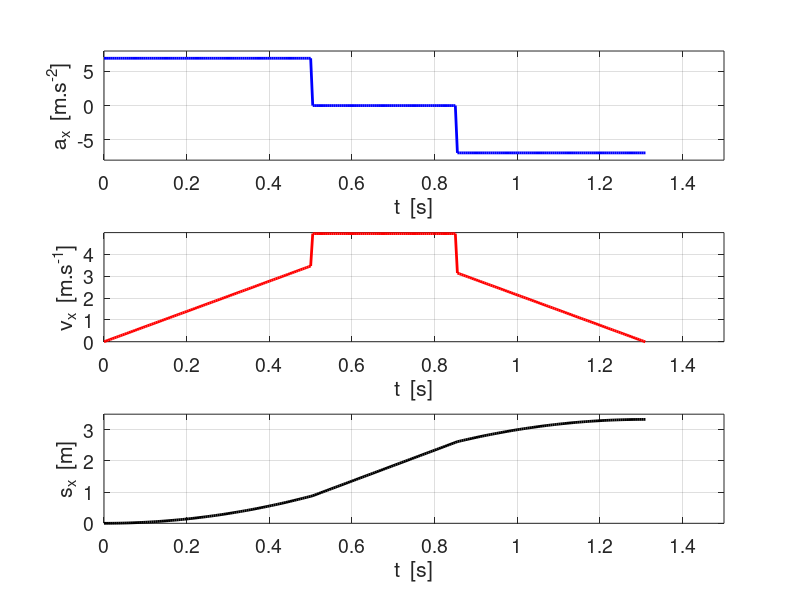
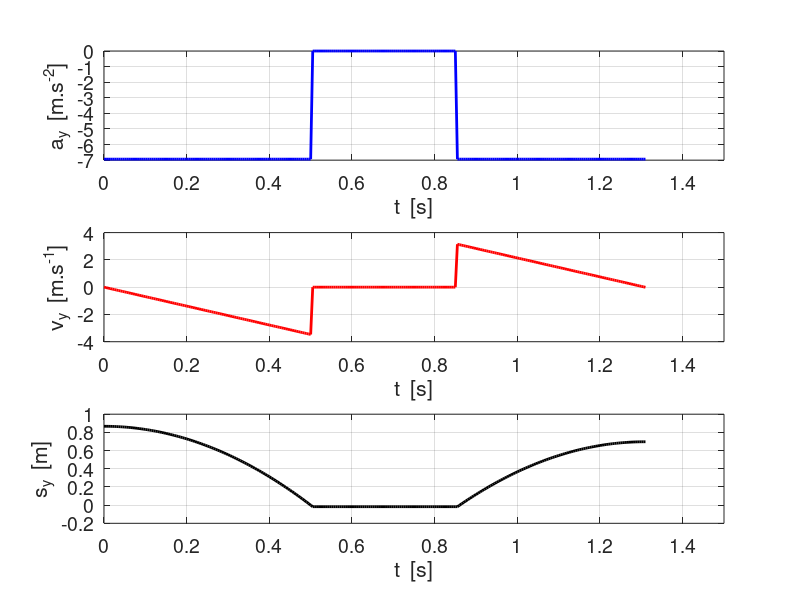

MATLAB code for these plots, in order:
% sp10A.m

clear all
close all
clc

g = 9.81;
d = 0.5*g*sind(45)*0.5^2;

t = 0;
dt = 0.005;
sx = 0; sy = d;
vx = 0; vy =0;

ax(1) =  g*sind(45);
ay(1) = -g*sind(45);

flagA = 0;
flagB = 0;
flagC = 0;
c = 1;
while vx >= 0
  vx(c+1) = vx(c) + ax(c)*dt;
  sx(c+1) = sx(c) + vx(c)*dt + 0.5*ax(c)*dt^2;
  
  vy(c+1) = vy(c) + ay(c)*dt;
  sy(c+1) = sy(c) + vy(c)*dt + 0.5*ay(c)*dt^2;
  t(c+1) = t(c) + dt;
  c = c + 1;
  
  ax(c) = g*sind(45);
  ay(c) = -g*sind(45);
  
  if sx(c) > d
    ax(c) = 0;
    ay(c) = 0;
     if flagA == 0
       vx(c) = sqrt(vx(c)^2 + vy(c)^2);
       vy(c)= 0;
     end
  end

  if sx(c) > 3*d
      flagA = 1;
      ax(c) = -g*sind(45);
      ay(c) = -g*sind(45);
      if flagC == 0
         vy(c) = sqrt(2*vx(c-1));
         vx(c) = sqrt(2*vx(c-1));
         flagC = 1; 
      end
  end    
end

figure(1)
set(gcf,'units','normalized','position',[0.01 0.2 0.23 0.62]);
subplot(3,1,1)
plot(t,ax,'b','linewidth',2);
grid on
xlabel('t  [s]');
ylabel('a_x  [m.s^{-2}]');
set(gca,'fontsize',14);
set(gca,'xLim',[0 1.5]);
set(gca,'yTick',-10:5:10);

subplot(3,1,2)
plot(t,vx,'r','linewidth',2)
grid on
xlabel('t  [s]');
ylabel('v_x  [m.s^{-1}]');
set(gca,'fontsize',14);
set(gca,'xLim',[0 1.5]);
set(gca,'yLim',[0 5]);
set(gca,'yTick',0:1:4);

subplot(3,1,3);
plot(t,sx,'k','linewidth',2);
grid on
xlabel('t  [s]');
ylabel('s_x  [m]');
set(gca,'fontsize',14);
set(gca,'xLim',[0 1.5]);
set(gca,'yTick',0:1:4);


figure(2)
set(gcf,'units','normalized','position',[0.41 0.2 0.23 0.62]);
subplot(3,1,1)
plot(t,ay,'b','linewidth',2);
grid on
xlabel('t  [s]');
ylabel('a_y  [m.s^{-2}]');
set(gca,'fontsize',14);
set(gca,'xLim',[0 1.5]);
% set(gca,'yTick',-10:5:10);

subplot(3,1,2)
plot(t,vy,'r','linewidth',2)
grid on
xlabel('t  [s]');
ylabel('v_y  [m.s^{-1}]');
set(gca,'fontsize',14);
set(gca,'xLim',[0 1.5]);
%set(gca,'yTick',0:1:4);

subplot(3,1,3);
plot(t,sy,'k','linewidth',2);
grid on
xlabel('t  [s]');
ylabel('s_y  [m]');
set(gca,'fontsize',14);
set(gca,'xLim',[0 1.5]);
% set(gca,'yTick',0:1:4);
